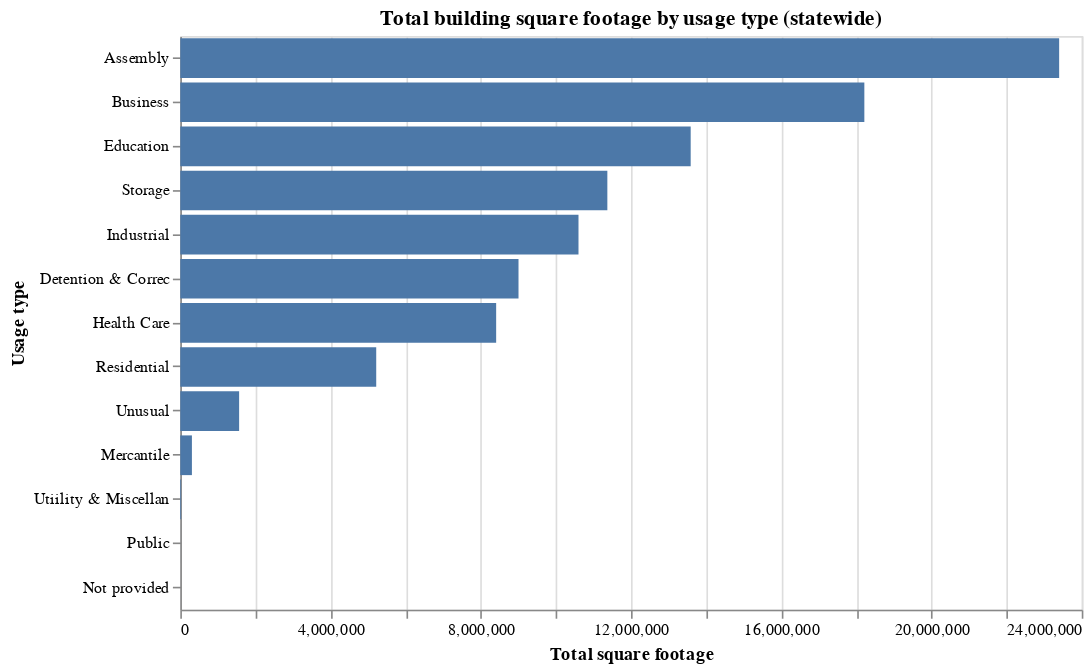

Notebook code cell kept with this figure:
### Markdown cell above
My first visualization shows the total building square footage owned by each state agency in the building_inventory.csv dataset. I aggregated the data by the “Agency Name” field and summed the “Square Footage” column. I kept only the top fifteen agencies to avoid too many data points. I used square footage on the x-axis as a quantitative measure and agency names on the y-axis as an ordered categorical axis, sorting the bars in descending order by total square footage to make comparisons easier. I used the regular color scheme as the bar chart uses the color scheme to help readability.

### Code cell
usage_sqft = (buildings.groupby("Usage Description", as_index=False)["Square Footage"].sum().rename(columns={"Square Footage": "Total Sq Ft"}).sort_values("Total Sq Ft", ascending=False))

simple_interactive_chart = (
    alt.Chart(usage_sqft)
    .mark_bar()
    .encode(
        x=alt.X("Total Sq Ft:Q", title="Total square footage"),
        y=alt.Y("Usage Description:N",
                sort="-x",
                title="Usage type"),
        tooltip=[
            alt.Tooltip("Usage Description:N", title="Usage"),
            alt.Tooltip("Total Sq Ft:Q", title="Total Sq. Ft.", format=",")
        ]
    )
    .properties(
        width=550,
        height=350,
        title="Total building square footage by usage type"
    )
)

simple_interactive_chart

### Figure 1 — Vega-Lite specification as saved in the notebook (floating-point values rounded to 4 significant figures)
{"config": {"view": {"continuousWidth": 300, "continuousHeight": 300}}, "data": {"name": "data-5168c1b62598838e9774ba87bcdb9e29"}, "mark": {"type": "bar"}, "encoding": {"tooltip": [{"field": "Usage Description", "title": "Usage", "type": "nominal"}, {"field": "Total Sq Ft", "format": ",", "title": "Total Sq. Ft.", "type": "quantitative"}], "x": {"field": "Total Sq Ft", "title": "Total square footage", "type": "quantitative"}, "y": {"field": "Usage Description", "sort": "-x", "title": "Usage type", "type": "nominal"}}, "height": 350, "title": "Total building square footage by usage type (statewide)", "width": 550, "$schema": "https://vega.github.io/schema/vega-lite/v6.1.0.json", "datasets": {"data-5168c1b62598838e9774ba87bcdb9e29": [{"Usage Description": "Assembly", "Total Sq Ft": 23398578}, {"Usage Description": "Business", "Total Sq Ft": 18212194}, {"Usage Description": "Education", "Total Sq Ft": 13588626}, {"Usage Description": "Storage", "Total Sq Ft": 11369930}, {"Usage Description": "Industrial", "Total Sq Ft": 10601714}, {"Usage Description": "Detention & Correc", "Total Sq Ft": 9004678}, {"Usage Description": "Health Care", "Total Sq Ft": 8409653}, {"Usage Description": "Residential", "Total Sq Ft": 5216399}, {"Usage Description": "Unusual", "Total Sq Ft": 1566374}, {"Usage Description": "Mercantile", "Total Sq Ft": 309367}, {"Usage Description": "Utiility & Miscellan", "Total Sq Ft": 22089}, {"Usage Description": "Public", "Total Sq Ft": 560}, {"Usage Description": "Not provided", "Total Sq Ft": 384}]}}
